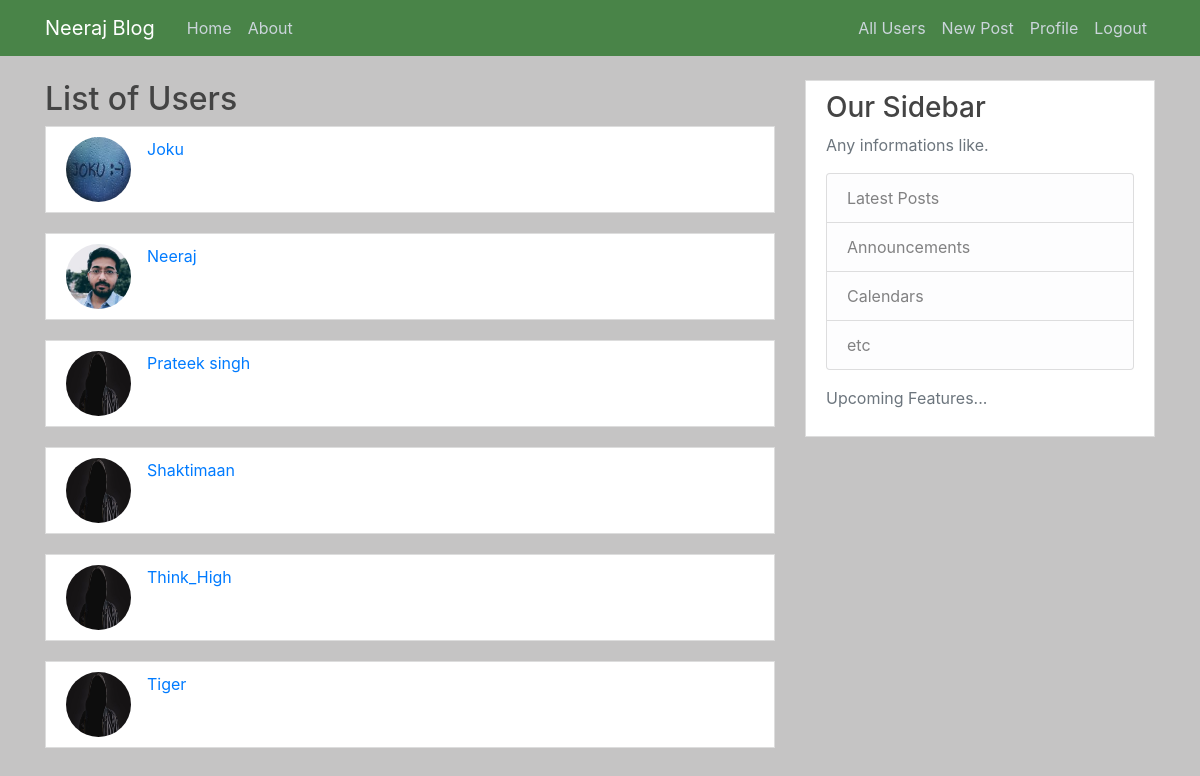
/userlist (signed in), run on the app's committed database.
### flaskblog/models.py (models this page shows, shortened)
class User(db.Model, UserMixin):
    id = db.Column(db.Integer, primary_key=True)
    username = db.Column(db.String(20), unique=True, nullable=False)
    email = db.Column(db.String(120), unique=True, nullable=False)
    image_file = db.Column(db.String(20),nullable=False, default='default.jpg')
    password = db.Column(db.String(60),nullable=False)
    post = db.relationship('Post', backref='author', lazy=True)

### flaskblog/routes.py (the view)
@app.route("/userlist")
@login_required
def userlist():
    users=User.query.order_by(User.username).all()
    return render_template('userlist.html',users=users)

### flaskblog/models.py (called while the page is built)
@login_manager.user_loader
def load_user(user_id):
    return User.query.get(int(user_id))

### flaskblog/templates/userlist.html
{% extends "layout.html" %}
{% block content %}
<h2>List of Users</h2>
  {% for user in users %}
<article class="media content-section">
  <img class="rounded-circle article-img" src="{{ url_for('static', filename='profile_pics/'+ user.image_file) }}">
  <div class="media-body">
    <div class="article-metadata">
      <a class="mr-2" href="{{url_for('user_posts', username=user.username)}}">{{ user.username }}</a>
</article>
  {% endfor %}
{% endblock content %}

### flaskblog/static/main.css (style rules this page uses)
body { background: #c5c4c4; color: #333333; margin-top: 5rem; }
h1, h2, h3, h4, h5, h6 { color: #444444; }
.content-section { background: #ffffff; padding: 10px 20px; border: 1px solid #dddddd; margin-bottom: 20px; }
.article-img { height: 65px; width: 65px; margin-right: 16px; }
.article-metadata { padding-bottom: 1px; margin-bottom: 4px; }

### data on the page
User: image_file (picture), username "Joku"
User: image_file (picture), username "Neeraj"
User: image_file (placeholder picture), username "Prateek singh"
User: image_file (placeholder picture), username "Shaktimaan"
User: image_file (placeholder picture), username "Think_High"
User: image_file (placeholder picture), username "Tiger"
